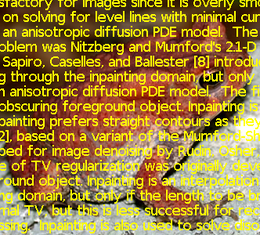
%> input picture TP/TP6/Images/grenouille_avec_texte.png, 260 x 235 px, shrunk from 332 x 300 before the run
$ octave exercice_2_bis.m   (GNU Octave 9; MATLAB toolbox functions it lacks are replaced by stand-ins)
%> lines starting %> are read from the running program, lines starting %| are printed output that depends on the picture
%--------------------------------------------------------------------------
% ENSEEIHT - 2SN MM - Traitement des donnes audio-visuelles
% TP6 - Restauration d'images
% exercice_1 : dbruitage avec variation totale (niveaux de gris)
%--------------------------------------------------------------------------

clear
close all
clc

% Mise en place de la figure pour affichage :
taille_ecran = get(0,'ScreenSize');
L = taille_ecran(3);
H = taille_ecran(4);
figure('Name','Debruitage par variation totale',...
	'Position',[0.06*L,0.1*H,0.9*L,0.7*H]);

% Lecture de l'image :
u0 = double(imread('Images/grenouille_avec_texte.png'));
[nb_lignes,nb_colonnes,nb_canaux] = size(u0);
%> nb_lignes = 235; nb_colonnes = 260; nb_canaux = 3
u_max = max(u0(:));
%> u_max = 255

%Lecture des defaut jaune
defaut = zeros(1,1,3);
defaut(1,1,:) = [255 255 0];
defaut = repmat(defaut, nb_lignes,nb_colonnes);
D = (u0 == defaut);
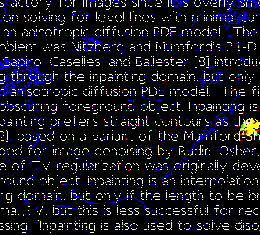
%> D: size 235x260x3 logical; mean R, G, B 0.0901, 0.0887, 0.121

% Affichage de l'image :
subplot(1,2,1)
	imagesc(max(0,min(1,u0/u_max)),[0 1])
	colormap gray
	axis image off
	title('Image bruitee','FontSize',20)

% Affichage de l'image restaure  l'itration 0 :
subplot(1,2,2)
	imagesc(max(0,min(1,u0/u_max)),[0 1])
	axis image off
	title('Image restauree (iteration 0)','FontSize',20)
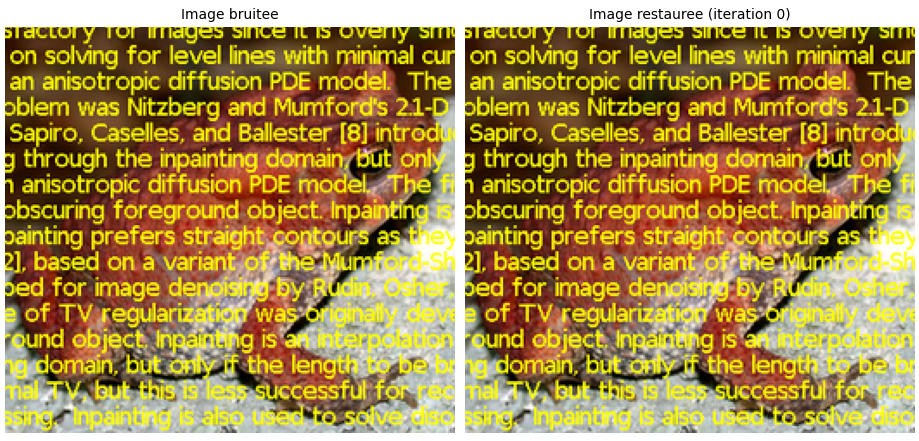
%> figure redrawn from the program's plot data, 2 panels
drawnow nocallbacks

% Vectorisation de u0 :
nb_pixels = nb_lignes*nb_colonnes;
%> nb_pixels = 61100
u0 = reshape(u0,[nb_pixels nb_canaux]);
D = reshape(D,[nb_pixels 3]);
W_d = spdiags(1-D(:),0,nb_pixels,nb_pixels);
size(W_d)
%> ans = [61100 61100]
% Paramtre pour garantir la diffrentiabilit de la variation totale :
epsilon = 0.01;

% Oprateur gradient :
e = ones(nb_pixels,1);
Dx = spdiags([-e e],[0 nb_lignes],nb_pixels,nb_pixels);
Dx(end-nb_lignes+1:end,:) = 0;
Dy = spdiags([-e e],[0 1],nb_pixels,nb_pixels);
Dy(nb_lignes:nb_lignes:end,:) = 0;

% Second membre b du systme :
b = u0;

% Point fixe :
lambda = 1;			% Poids de la rgularisation
u_k = u0;
convergence = +Inf;
iteration = 0;

while convergence > 1e-3

	% Incrmentation du nombre d'itrations :
	iteration = iteration + 1;

	% Itration (6) :
    for i=1:nb_canaux
	    u_kp1(:,i) = inpainting(b(:,i),u_k(:,i),lambda,Dx,Dy,epsilon,W_d);
    end

	% Test de convergence :
	convergence = norm(u_kp1-u_k)/norm(u_k);

	% Mise  jour de l'image courante u_k :
	u_k = u_kp1;

	% Affichage de l'image restaure  chaque itration :
	subplot(1,2,2)
		imagesc(max(0,min(1,reshape(u_k,[nb_lignes nb_colonnes nb_canaux])/u_max)),[0 1])
		colormap gray
		axis image off
		title(['Image restauree (iteration ' num2str(iteration) ')'],'FontSize',20)
	drawnow nocallbacks
	pause(0.2)

end
%> this loop made 9 passes
%> convergence on passes 1 to 9: 0.141, 0.0175, 0.00947, 0.00623, 0.00387, 0.00231, 0.00154, 0.00117, 0.000938
%> pass 1, `title(['Image restauree (iteration ' num2str(iteration) ')'],'FontSize..`:
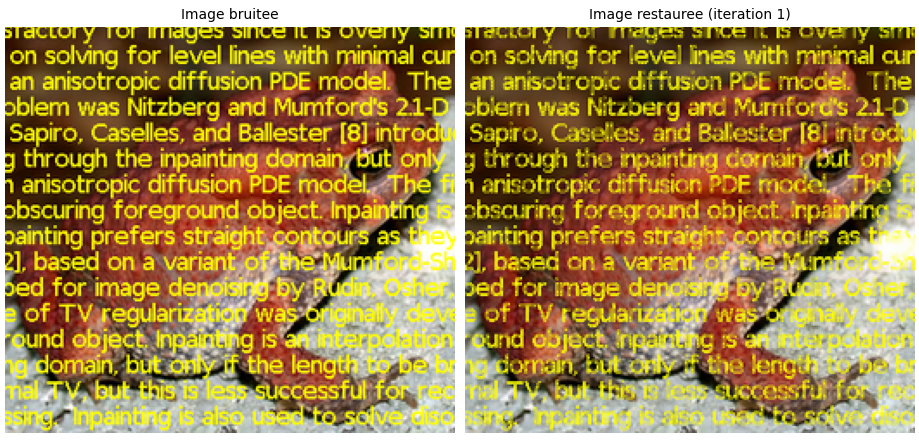
%> figure redrawn from the program's plot data, 2 panels
%> after the loop, iteration = 9
